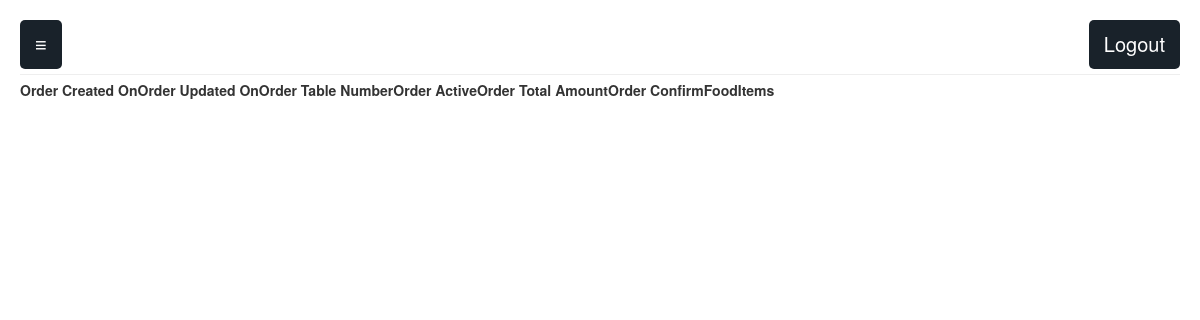
Before: /order_management/past_orders/ (signed in) with the older database file.
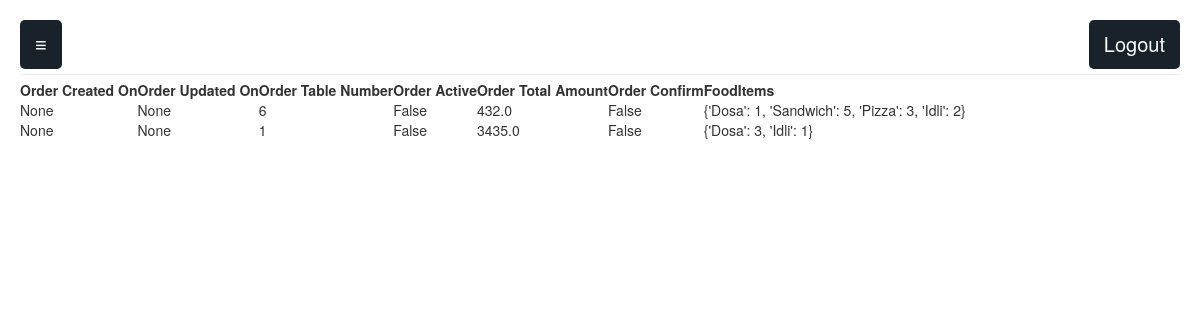
After: the same page with the newer database file.
### apis/models.py (models this page shows, shortened)
class Order(models.Model):
    order_user_id = models.ForeignKey(CustomUser, on_delete=models.CASCADE)
    order_restaurant_id = models.ForeignKey(Restaurant, on_delete=models.CASCADE)
    order_fooditem_relation = models.ManyToManyField(FoodItem, through="OrderFoodItem")
    order_created_on = models.DateTimeField(auto_now_add=True)
    order_updated_on = models.DateTimeField(auto_now=True)
    order_table_number = models.IntegerField()
    order_active = models.BooleanField()
    order_total_amount = models.FloatField()
    order_confirm = models.BooleanField()

### order_management/views.py (the view)
# urls.py: path('past_orders/', views.get_past_orders, name='past_orders'),
@login_required
def get_past_orders(request):
    user_role = request.user.role-1
    active_orders = Order.objects.filter(order_restaurant_id=user_role, order_active=False)
    food_items_in_order = []
    for order in active_orders:
        food_items = OrderFoodItem.objects.filter(orderfooditem_order_id=order)
        food_items_dict = {}
        for food_item in food_items:
            fooditem_name =  food_item.orderfooditem_fooditem_id.fooditem_name
            food_items_dict[fooditem_name]=food_item.orderfooditem_quantity
        food_items_in_order.append(food_items_dict)
    order_data = zip(active_orders,food_items_in_order)
    data = {'order_data':order_data,'user_role':user_role}
    return render(request, 'order_management/past_orders.html',data)

### order_management/templates/order_management/past_orders.html (shortened to what this page needs)
{% extends "order_management/base.html" %}
{% load staticfiles %}
{% block static %}
<link rel="stylesheet" href="//cdn.datatables.net/1.10.19/css/jquery.dataTables.min.css">
{% endblock %}
{% block content %}
<table id="pastOrders">
    <thead>
        <tr>
            <th>Order Created On</th>
            <th>Order Updated On</th>
            <th>Order Table Number</th>
            <th>Order Active</th>
            <th>Order Total Amount</th>
            <th>Order Confirm</th>
            <th>FoodItems</th>
        </tr>
    </thead>
    <tbody>
        {% for order,food in order_data %}
        <tr>
            <td>{{order.order_created_on}}</td>
            <td>{{order.order_updated_on}}</td>
            <td>{{order.order_table_number}}</td>
            <td>{{order.order_active}}</td>
            <td>{{order.order_total_amount}}</td>
            <td>{{order.order_confirm}}</td>
            <td>{{food}}</td>
        </tr>
        {% endfor %}
    </tbody>
</table>
{% endblock %}

Changed rows visible on the page:
now on this page (row edited): Order: order_created_on "None", order_updated_on "None", order_table_number "6", order_active "False", order_total_amount "432.0", order_confirm "False", food "{'Dosa': 1, 'Sandwich': 5, 'Pizza': 3, 'Idli': 2}"
now on this page (row edited): Order: order_created_on "None", order_updated_on "None", order_table_number "1", order_active "False", order_total_amount "3435.0", order_confirm "False", food "{'Dosa': 3, 'Idli': 1}"
